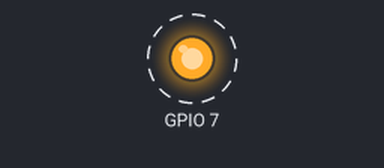
Simulated run of this program. Board: Raspberry Pi (BCM pin numbers). Parts: output pins drawn as LEDs (lit = HIGH). Dashed ring = blinking. At 100.0 s the program stops and its outputs stay as they are.

Above: at 0.5 s.
Timing chart, 0 to 4.6 s (numbered marks = the images above):
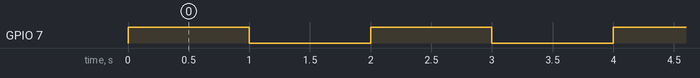

Measured:
- by itself, GPIO 7: alternates HIGH for 1.0 s and LOW for 1.0 s, 100 changes in all, then stays LOW

The program:

blink.py
```python
#!/usr/bin/python
import RPi.GPIO as GPIO
import time

def blink(pin):
        """blinking function"""
        GPIO.output(pin,GPIO.HIGH)
        time.sleep(1)
        GPIO.output(pin,GPIO.LOW)
        time.sleep(1)
        return


# to use Raspberry Pi board pin numbers
GPIO.setmode(GPIO.BCM)
# set up GPIO output channel
GPIO.setup(7, GPIO.OUT)
# blink GPIO17 50 times
for i in range(0,50):
        blink(7)

GPIO.cleanup()
```
